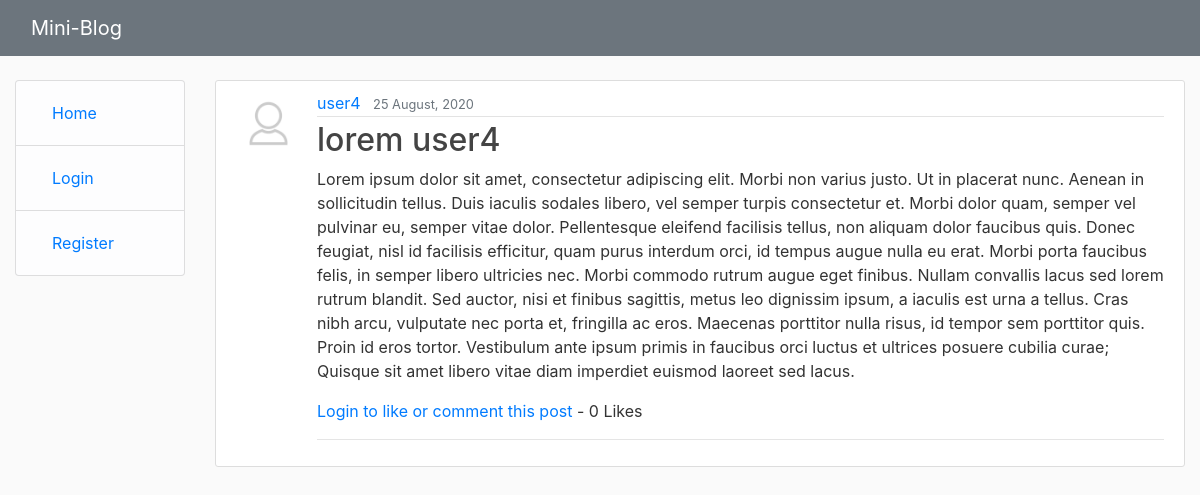
/blog/post/7/, run on an earlier commit of the app's database.
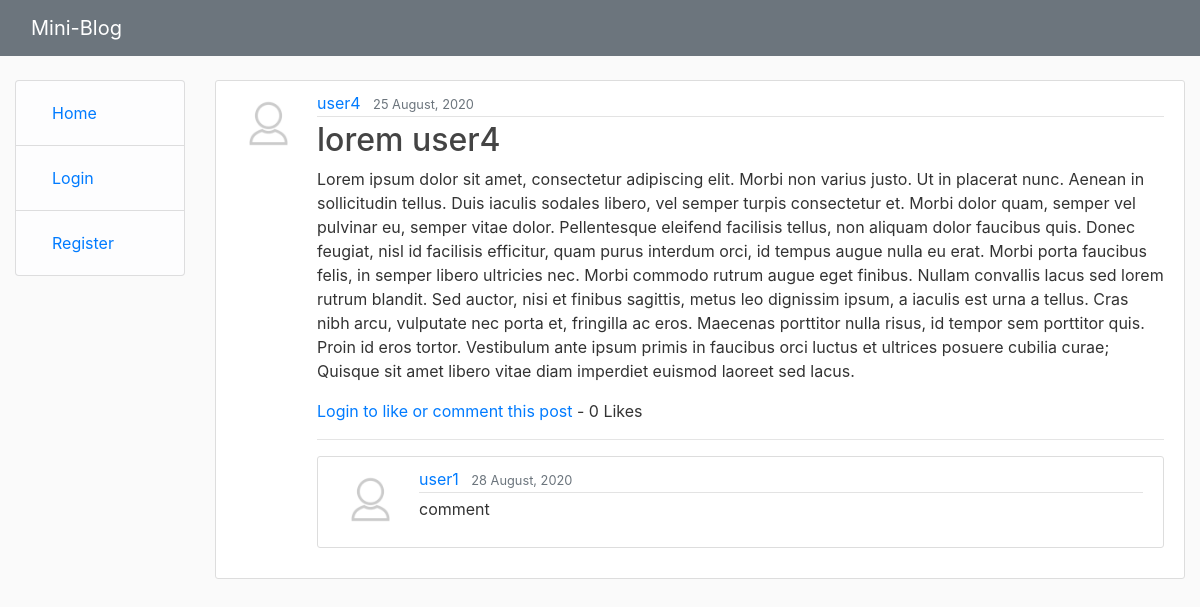
And on a later commit of the database.
### blog/models.py (models this page shows)
class Comments(models.Model):
    description = models.TextField(max_length=300)
    date_time = models.DateTimeField(default=timezone.now)
    blog_post = models.ForeignKey(Post, on_delete=models.CASCADE)
    author = models.ForeignKey(User, on_delete=models.CASCADE)
    class Meta:
        ordering = ['date_time']

### users/models.py (models this page shows, shortened)
class Profile(models.Model):
    user = models.OneToOneField(User, on_delete=models.CASCADE)
    image = models.ImageField(default='default.png', upload_to='profile_pics')

### blog/views.py (the view, shortened to what this page needs)
# urls.py: path('post/<int:pk>/', views.PostDetailView.as_view(), name='post-detail'),
class PostDetailView(FormMixin, generic.DetailView):
    model = Post
    form_class = CreateComments
    def get_context_data(self, **kwargs):
        context = super(PostDetailView, self).get_context_data(**kwargs)
        actual_post = get_object_or_404(Post, id=self.kwargs['pk'])
        liked = False
        if actual_post.likes.filter(id=self.request.user.id).exists():
            liked = True
        context['total_likes'] = actual_post.total_likes()
        context['liked'] = liked
        context['form'] = CreateComments()
        return context

### blog/models.py (called while the page is built)
    def total_likes(self):
        return self.likes.count()

### blog/templates/blog/post_detail.html (shortened to what this page needs)
{% extends "base_generic.html" %}
{% load crispy_forms_tags %}
{% block content %}
    <article class="media content-section">
      <img class="rounded-circle article-img" src="{{ object.author.profile.image.url }}">
      <div class="media-body">
        <div class="article-metadata">
          <a class="mr-2" href="{% url 'user-post' object.author.username %}">{{ object.author }}</a>
          <small class="text-muted">{{ object.date|date:"d F, Y" }}</small>
        </div>
        <h2 class="article-title">{{ object.title }}</h2>
        <p class="article-content">{{ object.description }}</p>
        <form action="{% url 'like-post' object.pk %}" method="POST" name="like_form">
        {% if user.is_authenticated %}
          {% if liked %}
              <button type="submit" name="post_id" value="{{ object.id }}" class="btn btn-danger btn-sm">Unlike</button>
          {% else %}
              <button type="submit" name="post_id" value="{{ object.id }}" class="btn btn-primary btn-sm">Like</button>
          {% endif %}
        {% else %}
            <a href="{% url 'login' %}?next={{request.path}}">Login to like or comment this post</a>
        {% endif %}
        - {{ total_likes }} Likes
        </form>
        <hr>
        {% if object.comments_set.all %}
          {% for comment in object.comments_set.all %}
            <article class="media content-section">
              <img class="rounded-circle article-img" src="{{ comment.author.profile.image.url }}">
              <div class="media-body">
                <div class="article-metadata">
                  <a class="mr-2" href="{% url 'user-post' comment.author.username %}">{{ comment.author }}</a>
                  <small class="text-muted">{{ comment.date_time|date:"d F, Y" }}</small>
                </div>
                <p class="article-content">{{ comment.description }}</p>
              </div>
            </article>
          {% endfor %}
        {% endif %}
      </div>
    </article>
{% endblock %}

What changed in the data, as far as the page shows it:
added Comments: author.profile.image (placeholder picture), author "user1", date_time "28 August, 2020", description "comment"
